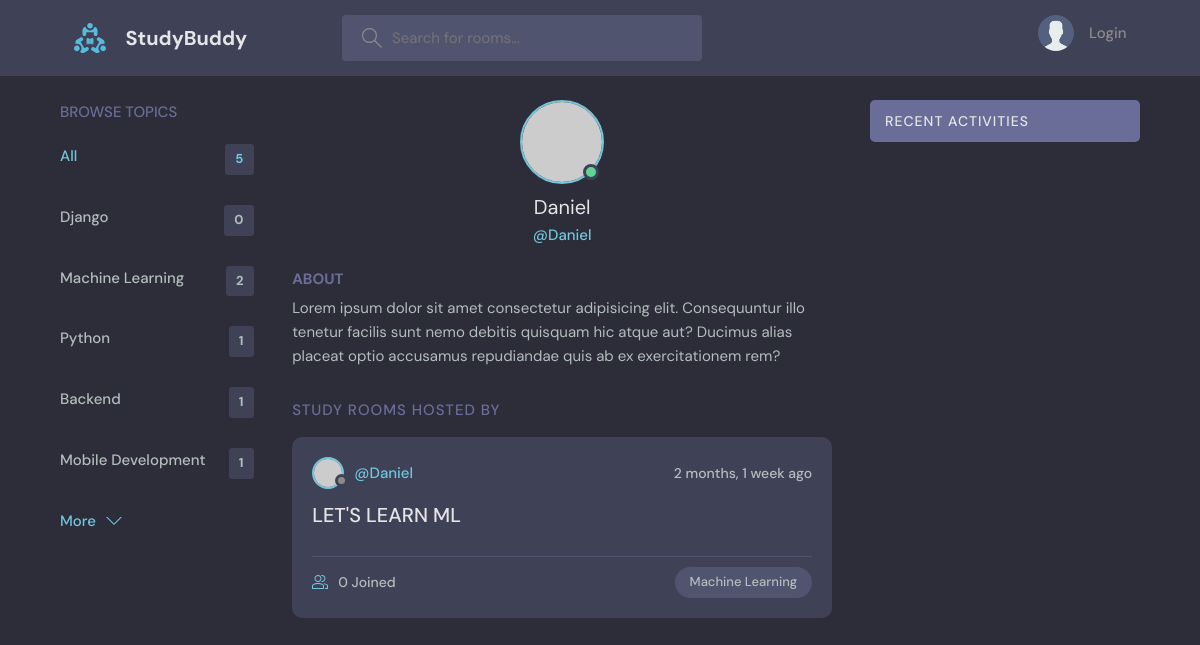
/user-profile/2/, run on an earlier commit of the app's database.
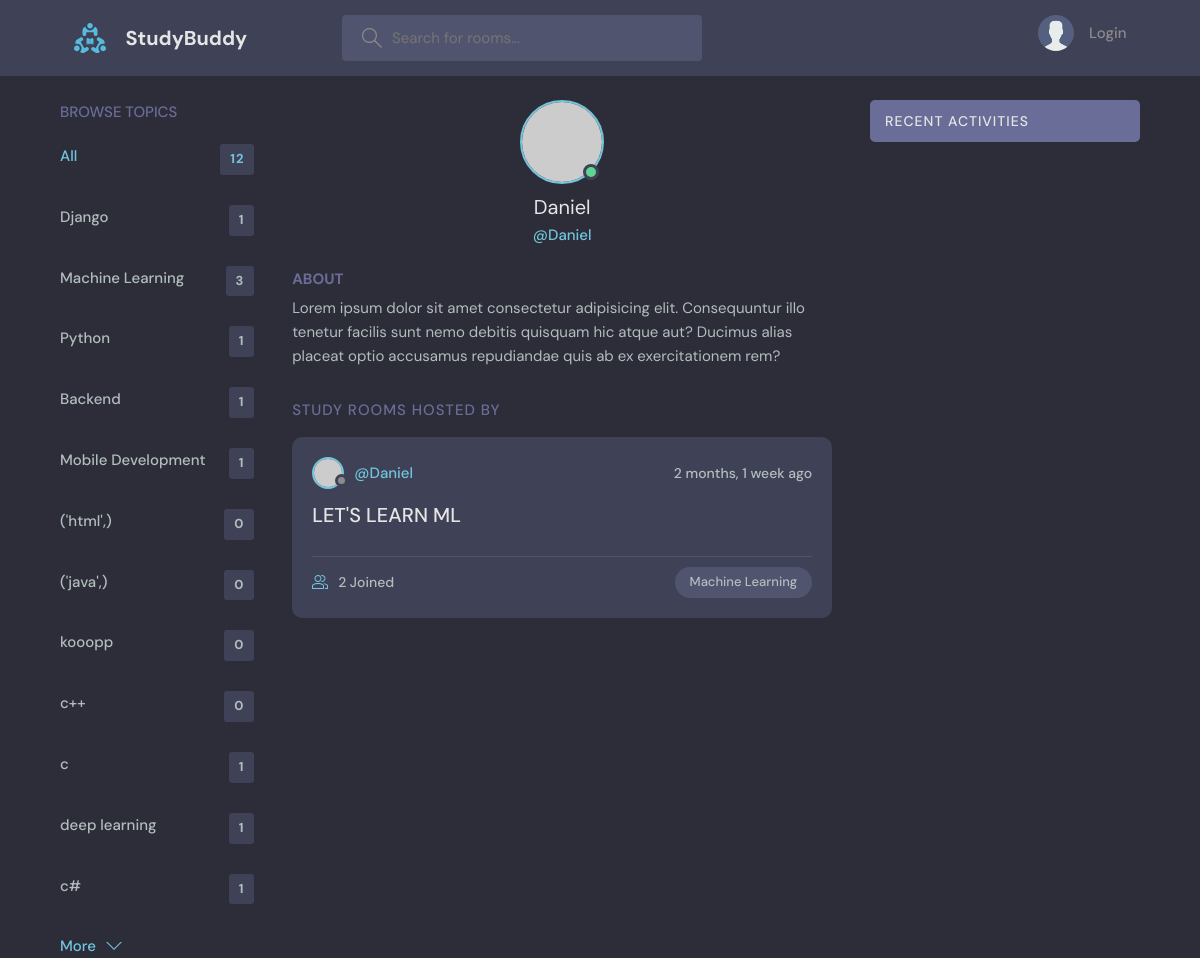
And on a later commit of the database.
### base/models.py (models this page shows, shortened)
class Topic(models.Model):
    name = models.CharField(max_length=200)

class Room(models.Model):
    host = models.ForeignKey(User, on_delete=models.SET_NULL, null=True)
    topic =models.ForeignKey(Topic, on_delete=models.SET_NULL, null=True)
    name = models.CharField(max_length=150)
    members = models.ManyToManyField(User, related_name='members', blank=True)
    description = models.TextField(null=True, blank=True)
    update = models.DateTimeField(auto_now=True)
    created = models.DateTimeField(auto_now_add=True)
    class Meta:
        ordering = ['-update','-created']

### base/views.py (the view)
# urls.py: path('user-profile/<str:pk>/', views.userProfile, name='user-profile'),
def userProfile(request, pk):
    user = User.objects.get(id=pk)
    rooms = user.room_set.all()
    conversations = user.message_set.all()
    topics = Topic.objects.all()
    context = {'user':user, 'topics':topics,'rooms':rooms, 'conversations':conversations}
    return render(request, 'base/profile.html', context)

### base/templates/base/profile.html (shortened to what this page needs)
{% extends 'main.html' %}
{% block content %}
  <main class="profile-page layout layout--3">
    <div class="container">
      {% include 'base/topics_component.html' %}
      <div class="roomList">
        <div class="profile">
          <div class="profile__avatar">
            <div class="avatar avatar--large active">
              <img src="https://randomuser.me/api/portraits/men/11.jpg" />
            </div>
          </div>
          <div class="profile__info">
            <h3>{{user.username}}</h3>
            <p>@{{user.username}}</p>
          </div>
          <div class="profile__about">
            <h3>About</h3>
            <p>
              Lorem ipsum dolor sit amet consectetur adipisicing elit. Consequuntur illo tenetur
              facilis sunt nemo debitis quisquam hic atque aut? Ducimus alias placeat optio
              accusamus repudiandae quis ab ex exercitationem rem?
            </p>
          </div>
        </div>
        <div class="roomList__header">
          <div>
            <h2>Study Rooms Hosted by {{host.username}}</a>
            </h2>
          </div>
        </div>
        {% include 'base/feed_component.html' %}
      </div>
      <div class="activities">
          <div class="activities__header">
            <h2>Recent Activities</h2>
          </div>
        </div>
    </div>
  </main>
  {% endblock content %}

### base/templates/base/topics_component.html
<div class="topics">
          <div class="topics__header">
            <h2>Browse Topics</h2>
          </div>
          <ul class="topics__list">
            <li>
              <a href="{% url 'home' %}" class="active">All <span>{{topics.count}}</span></a>
            </li>
            {% for topic in topics %}
            <li>
              <a href="{% url 'home' %}?q={{topic.name}}">{{topic.name}} <span>{{topic.room_set.all.count}}</span></a>
            </li>
            {% endfor %}
          </ul>
          <a class="btn btn--link" href="topics.html">
            More
            <svg version="1.1" xmlns="http://www.w3.org/2000/svg" width="32" height="32" viewBox="0 0 32 32">
              <title>chevron-down</title>
              <path d="M16 21l-13-13h-3l16 16 16-16h-3l-13 13z"></path>
            </svg>
          </a>
        </div>

### base/templates/base/feed_component.html (shortened to what this page needs)
            {% for room in rooms %}
          <div class="roomListRoom">
            <div class="roomListRoom__header">
              <a href="{% url 'user-profile' room.host.id %}" class="roomListRoom__author">
                <div class="avatar avatar--small">
                  <img src="https://randomuser.me/api/portraits/women/11.jpg" />
                </div>
                <span>@{{room.host.username}}</span>
              </a>
              <div class="roomListRoom__actions">
                <span>{{room.created|timesince}} ago</span>
              </div>
            </div>
            <div class="roomListRoom__content">
              <a href="{% url 'room' room.id %}">{{room.name}}</a>
            </div>
            <div class="roomListRoom__meta">
              <a href="{% url 'room' room.id %}" class="roomListRoom__joined">
                {{room.members.count}} Joined
              </a>
              <p class="roomListRoom__topic">{{room.topic.name}}</p>
            </div>
          </div>
    {% endfor %}

What changed in the data, as far as the page shows it:
computed for Topic "Django": room_set.all.count "0" → "1"
computed for Topic "Machine Learning": room_set.all.count "2" → "3"
added Topic: name "('html',)", room_set.all.count "0"
added Topic: name "('java',)", room_set.all.count "0"
added Topic: name "kooopp", room_set.all.count "0"
added Topic: name "c++", room_set.all.count "0"
added Topic: name "c", room_set.all.count "1"
added Topic: name "deep learning", room_set.all.count "1"
added Topic: name "c#", room_set.all.count "1"
changed Room "LET'S LEARN ML": members.count "0" → "2"
Also different on the page:
{{ topics.count }}: "5" → "12"
